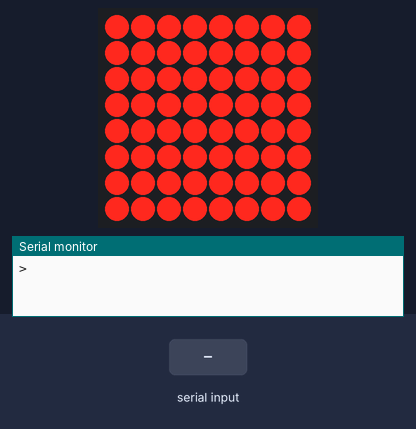
A sketch run on a simulated Arduino Uno, built with avr-gcc and run on an emulated ATmega328P. On the bench: 8×8 LED matrix, the last lines printed to the serial monitor. Wiring (inferred from the names in the program): MAX7219 LED driver (orientation assumed): data pin 12; clock pin 11; CS pin 10. The inputs (shaded band) are chosen by the test bench. Random numbers use the default seed unless the sketch sets one.

Above: at 0.1 s.
1.8 s: "@\n" received over Serial
At 2.4 s:
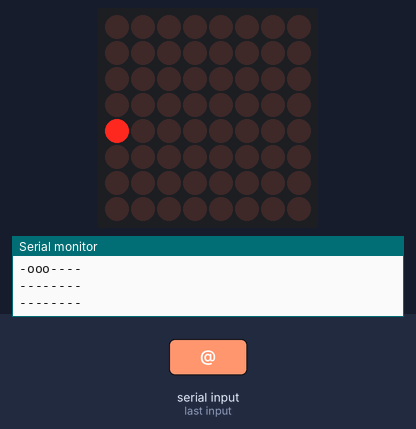
4.1 s: "1\n" received over Serial
At 4.25 s:
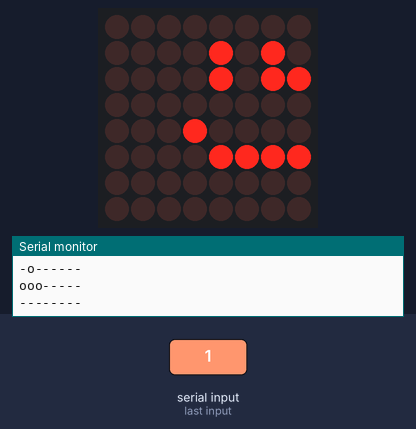
6.0 s: "0\n" received over Serial
At 6.1 s:
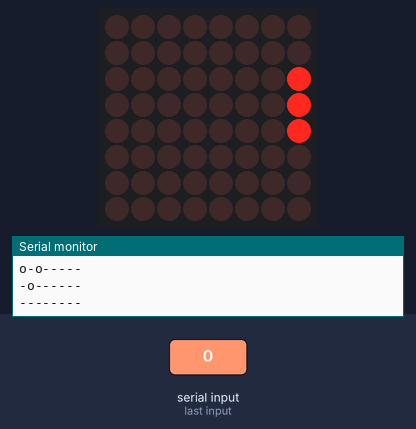
7.8 s: "2\n" received over Serial
At 7.95 s:
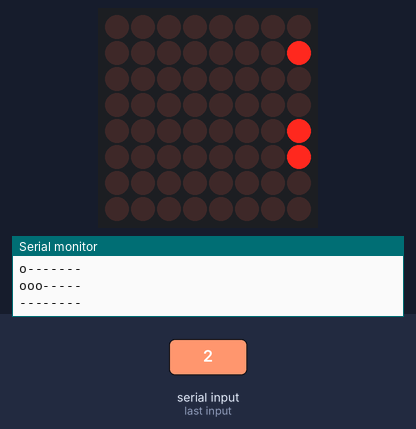
9.7 s: "1\n" received over Serial
At 9.79 s:
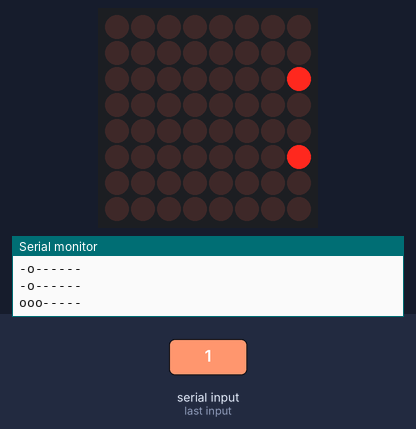
11.5 s: byte 64 ('@') received over Serial
At 11.64 s:
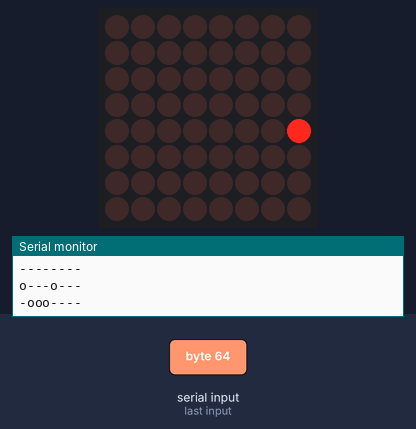

The sketch:

sketch_scrollingLED.ino
```cpp
#include "ScrollingLED.h"
#include "Font8x8_P.h"
/** Pins of LED Matrix*/
#define CS   10
#define CLK  11
#define DIN  12

#define MAX 128 //max number of bytes (multiple of 8)

ScrollingLED animator = ScrollingLED(CS, CLK, DIN);
byte bytes[MAX];
int numBytes = 8;
int steps = 0;
int col = 0;
bool reset = false;
void setup()
{
  Serial.begin(9600);
  Serial.println(">"); //signal that Serial connected
  animator.test();
}

void printBytes()
{
  for (int row = 0; row < 8; row++)
  {
    for (int frame = 0; frame < numBytes/8; frame++)
    {
      for (int b = 8; b > 0; b--)
        Serial.write( bytes[frame*8+row] & 1 << b-1 ? 'o' : '-' );
      Serial.write(' ');
    }
    Serial.write('\n');
  }
}

void loop()
{
  if(Serial.available())
  {
    numBytes -= 8;
    do
    {
      char c = Serial.read();
      if (c=='\n' || c=='\r')
      {
        reset = true;
      }
      else
      {
        if (reset)
        {
          steps = 0;
          col = 0;
          numBytes = 0;
          reset = false;
        }
        col = appendFontChar(c, bytes, MAX, numBytes, col);
      }
    } while(Serial.available() && numBytes < MAX);
    numBytes+=8;
    printBytes();
    Serial.write('\n');
  }
  steps = animator.scrollStepWiggle(bytes, numBytes, steps);
  delay(100);
}
```

Font8x8_P.h
```cpp
//author: Amanda Carpenter

//A font table utility for an 8x8 LED

//=================font table======================
//..............(methods below)....................
//The last 5 bits of each const byte represent a 5x5
//pixel array for the character, right-justified.

//The first three bits represent the width,
//of the character (binary base). The values
//6 (110) and 7 (111) indicate 2- and 3-pixel
//characters, respectively, with a descender, e.g.
//g, y, j. 000 has no defined meaning.

#include <avr/pgmspace.h>

const PROGMEM byte font_sp [5] =
  {
    0b00100000,
    0b00000000,
    0b00000000,
    0b00000000,
    0b00000000
  };

const PROGMEM byte font_ex [5] =
  {
    0b00100001,
    0b00000001,
    0b00000001,
    0b00000000,
    0b00000001
  };

const PROGMEM byte font_qt [5] =
  {
    0b01100101,
    0b00000101,
    0b00000000,
    0b00000000,
    0b00000001
  };

const PROGMEM byte font_num [5] =
  {
    0b10101010,
    0b00011111,
    0b00001010,
    0b00011111,
    0b00001010
  };

const PROGMEM byte font_dol [5] =
  {
    0b10000111,
    0b00001010,
    0b00000110,
    0b00000011,
    0b00001110
  };

const PROGMEM byte font_pct [5] =
  {
    0b10111001,
    0b00011010,
    0b00000100,
    0b00001011,
    0b00010011
  };

const PROGMEM byte font_and [5] =
  {
    0b10000100,
    0b00001010,
    0b00000100,
    0b00001011,
    0b00001101
  };

const PROGMEM byte font_apos [5] =
  {
    0b00100001,
    0b00000001,
    0b00000000,
    0b00000000,
    0b00000000
  };

const PROGMEM byte font_paren1 [5] =
  {
    0b01000001,
    0b00000010,
    0b00000010,
    0b00000010,
    0b00000001
  };

const PROGMEM byte font_paren2 [5] =
  {
    0b01000010,
    0b00000001,
    0b00000001,
    0b00000001,
    0b00000010
  };

const PROGMEM byte font_dash [5] =
  {
    0b01100000,
    0b00000000,
    0b00000111,
    0b00000000,
    0b00000000
  };

const PROGMEM byte font_dot [5] =
  {
    0b00100000,
    0b00000000,
    0b00000000,
    0b00000000,
    0b00000001
  };

const PROGMEM byte font_slash [5] =
  {
    0b10100001,
    0b00000010,
    0b00000100,
    0b00001000,
    0b00010000
  };

const byte PROGMEM font_0 [5] =
  {
    0b01100010,
    0b00000101,
    0b00000101,
    0b00000101,
    0b00000010
  };

const byte PROGMEM font_1 [5] =
  {
    0b01100010,
    0b00000110,
    0b00000010,
    0b00000010,
    0b00000111
  };

const byte PROGMEM font_2 [5] =
  {
    0b01100111,
    0b00000001,
    0b00000011,
    0b00000100,
    0b00000111
  };

const byte PROGMEM font_3 [5] =
  {
    0b01100111,
    0b00000001,
    0b00000111,
    0b00000001,
    0b00000111
  };

const byte PROGMEM font_4 [5] =
  {
    0b01100101,
    0b00000101,
    0b00000111,
    0b00000001,
    0b00000001
  };

const byte PROGMEM font_5 [5] =
  {
    0b01100111,
    0b00000100,
    0b00000110,
    0b00000001,
    0b00000110
  };

const byte PROGMEM font_6 [5] =
  {
    0b01100111,
    0b00000100,
    0b00000111,
    0b00000101,
    0b00000111
  };

const byte PROGMEM font_7 [5] =
  {
    0b01100111,
    0b00000001,
    0b00000001,
    0b00000001,
    0b00000001
  };

const byte PROGMEM font_8 [5] =
  {
    0b01100111,
    0b00000101,
    0b00000111,
    0b00000101,
    0b00000111
  };

const byte PROGMEM font_9 [5] =
  {
    0b01100111,
    0b00000101,
    0b00000111,
    0b00000001,
    0b00000111
  };

const byte PROGMEM font_A [5] =
  {
    0b01100010,
    0b00000101,
    0b00000111,
    0b00000101,
    0b00000101
  };

const byte PROGMEM font_B [5] =
  {
    0b01100110,
    0b00000101,
    0b00000110,
    0b00000101,
    0b00000110
  };

const byte PROGMEM font_C [5] =
  {
    0b01100011,
    0b00000100,
    0b00000100,
    0b00000100,
    0b00000011
  };

const byte PROGMEM font_D [5] =
  {
    0b10001110,
    0b00001001,
    0b00001001,
    0b00001001,
    0b00001110
  };

const byte PROGMEM font_E [5] =
  {
    0b01100111,
    0b00000100,
    0b00000111,
    0b00000100,
    0b00000111
  };

const byte PROGMEM font_F [5] =
  {
    0b01100111,
    0b00000100,
    0b00000110,
    0b00000100,
    0b00000100
  };

const byte PROGMEM font_G [5] =
  {
    0b10000111,
    0b00001000,
    0b00001011,
    0b00001001,
    0b00000111
  };

const byte PROGMEM font_H [5] =
  {
    0b01100101,
    0b00000101,
    0b00000111,
    0b00000101,
    0b00000101
  };

const byte PROGMEM font_I [5] =
  {
    0b01100111,
    0b00000010,
    0b00000010,
    0b00000010,
    0b00000111
  };

const byte PROGMEM font_J [5] =
  {
    0b01100111,
    0b00000010,
    0b00000010,
    0b00000010,
    0b00000110
  };

const byte PROGMEM font_K [5] =
  {
    0b01100101,
    0b00000101,
    0b00000110,
    0b00000101,
    0b00000101
  };

const byte PROGMEM font_L [5] =
  {
    0b01100100,
    0b00000100,
    0b00000100,
    0b00000100,
    0b00000111
  };

const byte PROGMEM font_M [5] =
  {
    0b10110001,
    0b00011011,
    0b00010101,
    0b00010001,
    0b00010001
  };

const byte PROGMEM font_N [5] =
  {
    0b10001001,
    0b00001101,
    0b00001011,
    0b00001011,
    0b00001001
  };

const byte PROGMEM font_O [5] =
  {
    0b10001111,
    0b00001001,
    0b00001001,
    0b00001001,
    0b00001111
  };

const byte PROGMEM font_P [5] =
  {
    0b01100111,
    0b00000101,
    0b00000111,
    0b00000100,
    0b00000100
  };

const byte PROGMEM font_Q [5] =
  {
    0b10001110,
    0b00001010,
    0b00001010,
    0b00001010,
    0b00000111
  };

const byte PROGMEM font_R [5] =
  {
    0b01100110,
    0b00000101,
    0b00000110,
    0b00000101,
    0b00000101
  };

const byte PROGMEM font_S [5] =
  {
    0b01100011,
    0b00000100,
    0b00000011,
    0b00000001,
    0b00000110
  };

const byte PROGMEM font_T [5] =
  {
    0b01100111,
    0b00000010,
    0b00000010,
    0b00000010,
    0b00000010
  };

const byte PROGMEM font_U [5] =
  {
    0b01100101,
    0b00000101,
    0b00000101,
    0b00000101,
    0b00000111
  };

const byte PROGMEM font_V [5] =
  {
    0b01100101,
    0b00000101,
    0b00000101,
    0b00000101,
    0b00000010
  };

const byte PROGMEM font_W [5] =
  {
    0b10110001,
    0b00010001,
    0b00010101,
    0b00010101,
    0b00001010
  };

const byte PROGMEM font_X [5] =
  {
    0b01100101,
    0b00000101,
    0b00000010,
    0b00000101,
    0b00000101
  };

const byte PROGMEM font_Y [5] =
  {
    0b01100101,
    0b00000101,
    0b00000010,
    0b00000010,
    0b00000010
  };

const byte PROGMEM font_Z [5] =
  {
    0b01100111,
    0b00000001,
    0b00000010,
    0b00000100,
    0b00000111
  };

const byte PROGMEM font_a [5] =
  {
    0b01100000,
    0b00000111,
    0b00000001,
    0b00000111,
    0b00000111
  };

const byte PROGMEM font_b [5] =
  {
    0b01100100,
    0b00000100,
    0b00000111,
    0b00000101,
    0b00000111
  };

const byte PROGMEM font_c [5] =
  {
    0b01100000,
    0b00000000,
    0b00000111,
    0b00000100,
    0b00000111
  };

const byte PROGMEM font_d [5] =
  {
    0b01100001,
    0b00000001,
    0b00000111,
    0b00000101,
    0b00000111
  };

const byte PROGMEM font_e [5] =
  {
    0b01100000,
    0b00000111,
    0b00000111,
    0b00000100,
    0b00000111
  };

const byte PROGMEM font_f [5] =
  {
    0b01100011,
    0b00000010,
    0b00000111,
    0b00000010,
    0b00000010
  };

const byte PROGMEM font_g [5] =
  {
    0b11100111,
    0b00000101,
    0b00000111,
    0b00000001,
    0b00000111
  };

const byte PROGMEM font_h [5] =
  {
    0b01100100,
    0b00000100,
    0b00000111,
    0b00000101,
    0b00000101
  };

const byte PROGMEM font_i [5] =
  {
    0b00100000,
    0b00000001,
    0b00000000,
    0b00000001,
    0b00000001
  };

const byte PROGMEM font_j [5] =
  {
    0b11000001,
    0b00000000,
    0b00000001,
    0b00000001,
    0b00000011
  };

const byte PROGMEM font_k [5] =
  {
    0b01100100,
    0b00000101,
    0b00000110,
    0b00000101,
    0b00000101
  };

const byte PROGMEM font_l [5] =
  {
    0b00100001,
    0b00000001,
    0b00000001,
    0b00000001,
    0b00000001
  };

const byte PROGMEM font_m [5] =
  {
    0b10100000,
    0b00000000,
    0b00011011,
    0b00010101,
    0b00010101
  };

const byte PROGMEM font_n [5] =
  {
    0b10000000,
    0b00000000,
    0b00001011,
    0b00001101,
    0b00001001
  };

const byte PROGMEM font_o [5] =
  {
    0b01100000,
    0b00000000,
    0b00000111,
    0b00000101,
    0b00000111
  };

const byte PROGMEM font_p [5] =
  {
    0b11100111,
    0b00000101,
    0b00000111,
    0b00000100,
    0b00000100
  };

const byte PROGMEM font_q [5] =
  {
    0b11100111,
    0b00000101,
    0b00000111,
    0b00000001,
    0b00000001
  };

const byte PROGMEM font_r [5] =
  {
    0b01100000,
    0b00000000,
    0b00000111,
    0b00000100,
    0b00000100
  };

const byte PROGMEM font_s [5] =
  {
    0b01100000,
    0b00000111,
    0b00000110,
    0b00000001,
    0b00000111
  };

const byte PROGMEM font_t [5] =
  {
    0b01100010,
    0b00000010,
    0b00000111,
    0b00000010,
    0b00000011
  };

const byte PROGMEM font_u [5] =
  {
    0b01100000,
    0b00000000,
    0b00000101,
    0b00000101,
    0b00000111
  };

const byte PROGMEM font_v [5] =
  {
    0b01100000,
    0b00000000,
    0b00000101,
    0b00000101,
    0b00000010
  };

const byte PROGMEM font_w [5] =
  {
    0b10100000,
    0b00000000,
    0b00010001,
    0b00010101,
    0b00001010
  };

const byte PROGMEM font_x [5] =
  {
    0b01100000,
    0b00000000,
    0b00000101,
    0b00000010,
    0b00000101
  };

const byte PROGMEM font_y [5] =
  {
    0b11100101,
    0b00000101,
    0b00000111,
    0b00000001,
    0b00000111
  };

const byte PROGMEM font_z [5] =
  {
    0b10000000,
    0b00001111,
    0b00000010,
    0b00000100,
    0b00001111
  };

const byte PROGMEM smiley [5] =
  {
    0b10101010,
    0b00001010,
    0b00000000,
    0b00010001,
    0b00001110
  };

const byte* fonts [] = //contains PROGMEM addresses
{
  font_sp, font_ex, font_qt, font_num, font_dol, font_pct, font_and, font_apos, font_paren1, font_paren2,
  font_dash, font_dot, font_slash, font_0, font_1, font_2, font_3, font_4, font_5, font_6, font_7, font_8, font_9,
  font_A, font_B, font_C,font_D, font_E, font_F, font_G, font_H, font_I, font_J, font_K, font_L, font_M,
  font_N, font_O, font_P, font_Q, font_R, font_S, font_T, font_U, font_V, font_W, font_X, font_Y, font_Z,
  font_a, font_b, font_c, font_d, font_e, font_f, font_g, font_h, font_i, font_j, font_k, font_l, font_m,
  font_n, font_o, font_p, font_q, font_r, font_s, font_t, font_u, font_v, font_w, font_x, font_y, font_z
};

//==================function headers==================
/** @return A pointer to the 5-byte representation of 'c'*/
const byte* getFont(char c);

/** Translates string into pixels written in the given buffer 'buff'
    so that each byte is a row of 8 pixels and each 8-byte block
    is one 8x8 frame, read top-down and left-to-right.

    Most characters are 4 bits wide with spacing, so two char can
    usually be represented in 8 bytes.

   @return: number of columns (bits per row) occupied in last frame
   @post: 'str' has been translated into pixels stored in 'buff',
   truncated if necessary to a max. length of 'maxNumBytes' bytes,
   and 'numBytes' holds the number of elements in the buffer. */
byte getFontBytes(char str [], int len, byte buff [], int maxNumBytes, int& numBytes);

/** A utility for appending chars to a partially complete font byte array.
    @return: number of columns (bits per row) occupied in last frame
    @pre: numBytes should be the number of FULLY FILLED bytes,
    or 8 less than the number of elements in the buffer
    @post: numBytes is 8 less than the number of elements*/
byte appendFontChar(char c, byte buff[], int maxNumBytes, int &numBytes, byte col);

//====================function defs================
//characters: ' ' thru ')', '-' thru '9', 'A' thru 'Z', 'a' thru 'z'; and '@' = smiley
const byte* getFont(char c)
{
  if (c == '@')
    return smiley;
  if (c > 'z')
    c = 0;
  if (c >= 'a')
    c -= ('a' - 'Z' - 1);
  if (c >= 'A')
    c -= ('A' - '9' - 1);
  if (c >= '-')
    c -= ('-' - ')' - 1);
  if (c > ' ')
    c -= ' ';
  else
    c = 0;
  return fonts[c]; //if fonts in PROGMEM: pgm_read_ptr_near(fonts+c);
}

byte getFontBytes(char str [], int len, byte buff [], int maxNumBytes, int& numBytes)
{
  for (int i = 1; i < 8; i++)
    buff[i] = 0;
  numBytes = 0;
  byte col = 0;

  for (int i = 0; i < len; i++)
    col = appendFontChar(str[i], buff, maxNumBytes, numBytes, col);

  if (numBytes+8 <= maxNumBytes)
    numBytes+=8;

  return col;
}

byte appendFontChar(char c, byte buff [], int maxNumBytes, int &numBytes, byte col)
{
    if (numBytes >= maxNumBytes) return col;

    const byte* font = getFont(c);

    //interpret first 3 bits
    byte w = pgm_read_byte_near(font + 0) >> 5;
    byte rows; //number of (blank) top rows
    if (w > 5)
    {
      w -= 4;
      rows = w;
    }
    else
      rows = 1;
    col += w;

    //loop through the current frame
    for (int row = 0; row < 8; row++)
    {
      //mask area under and right of new font character
      if (col-w == 0)
        buff[numBytes+row] = 0;
      else if ((col-w) < 9)
        buff[numBytes+row] &= (0xFF << 9-(col-w));

      //add font rows
      if (row-rows > -1 && row-rows < 5)
      {
        if (col > 8)
        {
          if (numBytes+row+8 < maxNumBytes)
          {
            buff[numBytes+row] |= ( pgm_read_byte_near(font + row-rows) & 0x1F ) >> (col-8);
            buff[numBytes+row+8] = (pgm_read_byte_near(font + row-rows) & 0x1F) << (16-col);
          }
        }
        else
          buff[numBytes+row] |= ( pgm_read_byte_near(font + row-rows) & 0x1F ) << (8-col);
      }
      else if (col > 8 && numBytes+row+8 < maxNumBytes)
      {
        buff[numBytes+row+8] = 0;
      }
    }

    //adjust col and numBytes
    if (col > 8 && numBytes+15 < maxNumBytes)
    {
      col -= 8;
      numBytes+=8;
    }
    else if (col > 8)
    {
      return 0;
    }
    col++;
    return col;
}
```

LEDMatrix.cpp
```cpp
#include "LEDMatrix.h"

//the opcodes for the MAX7221 and MAX7219
#define ADDR_DECODEMODE  9
#define ADDR_INTENSITY   10
#define ADDR_SCANLIMIT   11
#define ADDR_SHUTDOWN    12
#define ADDR_DISPLAYTEST 15


LEDMatrix::LEDMatrix(int CS, int CLK, int DIN)
  : CS(CS), CLK(CLK), DIN(DIN)
{
  pinMode(DIN, OUTPUT);
  pinMode(CLK, OUTPUT);
  pinMode(CS, OUTPUT);
  digitalWrite(CS, HIGH);

  // Turn on
  send(ADDR_SHUTDOWN, 1);
  // No BCD decoding
  send(ADDR_DECODEMODE, 0);
  // Medium intensity
  send(ADDR_INTENSITY, 3);
  // Use all LEDs
  send(ADDR_SCANLIMIT, 7);
  send(ADDR_DISPLAYTEST, 0);
  clear();
}

void LEDMatrix::test()
{
  send(ADDR_DISPLAYTEST, 1);
  delay(500);
  send(ADDR_DISPLAYTEST, 0);
}

void LEDMatrix::clear()
{
  memset(map, 0, sizeof(map));
  show();
}

void LEDMatrix::fill()
{
  memset(map, 0xFF, sizeof(map));
  show();
}

void LEDMatrix::randomFill()
{
  while (! isFilled())
  {
    int row = random(8);
    int col = random(8);
    if (isSet(row, col))
      continue;
    set(row, col);
    delay(10);
  }
}

void LEDMatrix::randomClear()
{
  while (! isClear())
  {
    int row = random(8);
    int col = random(8);
    if (! isSet(row, col))
      continue;
    clear(row, col);
    delay(10);
  }
}

bool LEDMatrix::isFilled()
{
  for (byte row=0; row<8; ++row)
    if (map[row] != 0xFF)
      return false;
  return true;
}

bool LEDMatrix::isClear()
{
  for (byte row=0; row<8; ++row)
    if (map[row] != 0)
      return false;
  return true;
}

bool LEDMatrix::isSet(int row, int col)
{
  byte mask = 1 << col;
  return (map[row] & mask) == mask;
}

void LEDMatrix::set(int row, int col)
{
  map[row] |= 1 << col;
  show();
}

void LEDMatrix::clear(int row, int col)
{
  map[row] &= ~(1 << col);
  show();
}

void LEDMatrix::row(byte row, byte data)
{
  map[row] = data;
  show();
}

void LEDMatrix::image(byte pixels[8])
{
  memcpy(map, pixels, sizeof(map));
  show();
}

void LEDMatrix::send(byte address, byte data)
{
  digitalWrite(CS, LOW);
  shiftOut(DIN, CLK, MSBFIRST, address);
  shiftOut(DIN, CLK, MSBFIRST, data);
  digitalWrite(CS,HIGH);
}

void LEDMatrix::show()
{
  for (byte row=0; row<8; ++row)
    send(row+1, map[row]);
}
```

LEDMatrix.h
```cpp
#include <Arduino.h>

class LEDMatrix
{
public:
  LEDMatrix(int CS, int CLK, int DIN);

  void test();

  void clear();
  void fill();
  void randomFill();
  void randomClear();

  bool isFilled();
  bool isClear();
  bool isSet(int row, int col);
  void set(int row, int col);
  void clear(int row, int col);
  void row(byte row, byte data);
  void image(byte pixels[8]);

private:
  int CS, CLK, DIN;
  byte map[8];

  void send(byte address, byte data);

  void show();
};
```

Source omitted: ScrollingLED.h (3294 bytes)

Measured:
- after the input at 1.8 s, the display: changes after 0.56 s (image 1)
